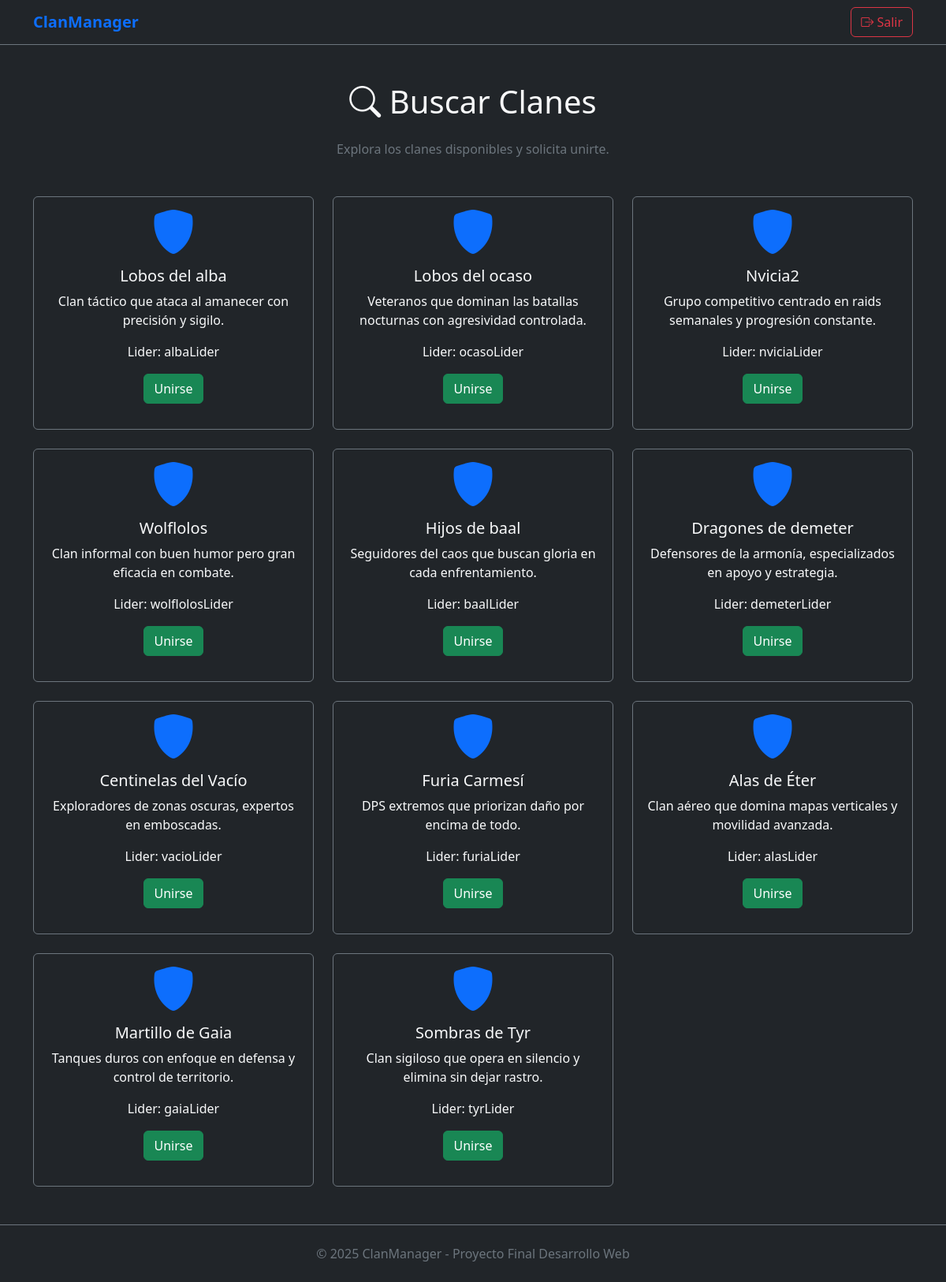
Screenshot of /joinClan.php (signed in) with the database file from the repository.
### tables this page shows
CREATE TABLE IF NOT EXISTS `clans` (
  `id` int(11) NOT NULL AUTO_INCREMENT,
  `name` varchar(100) NOT NULL,
  `description` text DEFAULT NULL,
  `logo` varchar(255) DEFAULT NULL,
  `idLeader` int(11) NOT NULL,
  PRIMARY KEY (`id`),
  KEY `idLeader` (`idLeader`)
);

CREATE TABLE IF NOT EXISTS `users` (
  `id` int(11) NOT NULL AUTO_INCREMENT,
  `username` varchar(50) NOT NULL,
  `email` varchar(70) NOT NULL,
  `password` varchar(255) NOT NULL,
  `registro` timestamp NOT NULL DEFAULT current_timestamp(),
  PRIMARY KEY (`id`)
);

### joinClan.php (the view, shortened to what this page needs)
<?php
require 'conexion.php';
$sql = "SELECT c.id,c.name, c.description, c.logo, u.username FROM clans c LEFT JOIN users u ON c.idLeader=u.id";
$stmt = $pdo->query($sql);
$clanes = $stmt->fetchAll();
?>
<!DOCTYPE html>
<html lang="es">
<head>
  <link href="https://cdn.jsdelivr.net/npm/bootstrap@5.3.2/dist/css/bootstrap.min.css" rel="stylesheet">
  <link href="https://cdn.jsdelivr.net/npm/bootstrap-icons@1.11.3/font/bootstrap-icons.css" rel="stylesheet">
</head>
<body class="bg-dark text-light d-flex flex-column min-vh-100">
  <nav class="navbar navbar-dark bg-dark border-bottom border-secondary">
    <div class="container">
      <a class="navbar-brand fw-bold text-primary" href="clanSelect.php">ClanManager</a>
      <a href="logout.php" class="btn btn-outline-danger"><i class="bi bi-box-arrow-right"></i> Salir</a>
    </div>
  </nav>
  <div class="container py-5">
    <h1 class="text-center mb-4"><i class="bi bi-search"></i> Buscar Clanes</h1>
    <p class="text-center text-secondary mb-5">Explora los clanes disponibles y solicita unirte.</p>
    <div class="row g-4">
      <?php if (count($clanes) > 0): ?>
        <?php foreach ($clanes as $clan): ?>
          <div class="col-md-4">
            <div class="card bg-dark border-secondary h-100">
              <div class="card-body text-center text-light">
                <i class="bi bi-shield-fill display-4 text-primary"></i>
                <h5 class="card-title mt-3"><?= $clan['name'] ?></h5>
                <p class="card-text"><?= $clan['description'] ?></p>
                <p class="card-text">Lider: <?= $clan['username'] ?></p>
                <form method="post" class="d-line" onsubmit="return confirm('Estas seguro que quieres unirte a este clan?')">
                  <button type="submit" class="btn btn-success" title="unirse al clan">
                    Unirse
                  </button>
                </form>
              </div>
            </div>
          </div>
        <?php endforeach; ?>
      <?php else: ?>
      <?php endif; ?>
    </div>
  </div>
  <?php include 'footer.php'; ?>
</body>
</html>

### footer.php
<footer class="py-4 bg-dark border-top border-secondary text-center mt-auto">
  <div class="container">
    <p class="mb-0 text-secondary">
      © 2025 ClanManager - Proyecto Final Desarrollo Web
    </p>
  </div>
</footer>

### rows the page displays
clans: name "Lobos del alba", description "Clan táctico que ataca al amanecer con precisión y sigilo.", idLeader.username "albaLider"
clans: name "Lobos del ocaso", description "Veteranos que dominan las batallas nocturnas con agresividad controlada.", idLeader.username "ocasoLider"
clans: name "Nvicia2", description "Grupo competitivo centrado en raids semanales y progresión constante.", idLeader.username "nviciaLider"
clans: name "Wolflolos", description "Clan informal con buen humor pero gran eficacia en combate.", idLeader.username "wolflolosLider"
clans: name "Hijos de baal", description "Seguidores del caos que buscan gloria en cada enfrentamiento.", idLeader.username "baalLider"
clans: name "Dragones de demeter", description "Defensores de la armonía, especializados en apoyo y estrategia.", idLeader.username "demeterLider"
clans: name "Centinelas del Vacío", description "Exploradores de zonas oscuras, expertos en emboscadas.", idLeader.username "vacioLider"
clans: name "Furia Carmesí", description "DPS extremos que priorizan daño por encima de todo.", idLeader.username "furiaLider"
clans: name "Alas de Éter", description "Clan aéreo que domina mapas verticales y movilidad avanzada.", idLeader.username "alasLider"
clans: name "Martillo de Gaia", description "Tanques duros con enfoque en defensa y control de territorio.", idLeader.username "gaiaLider"
clans: name "Sombras de Tyr", description "Clan sigiloso que opera en silencio y elimina sin dejar rastro.", idLeader.username "tyrLider"
